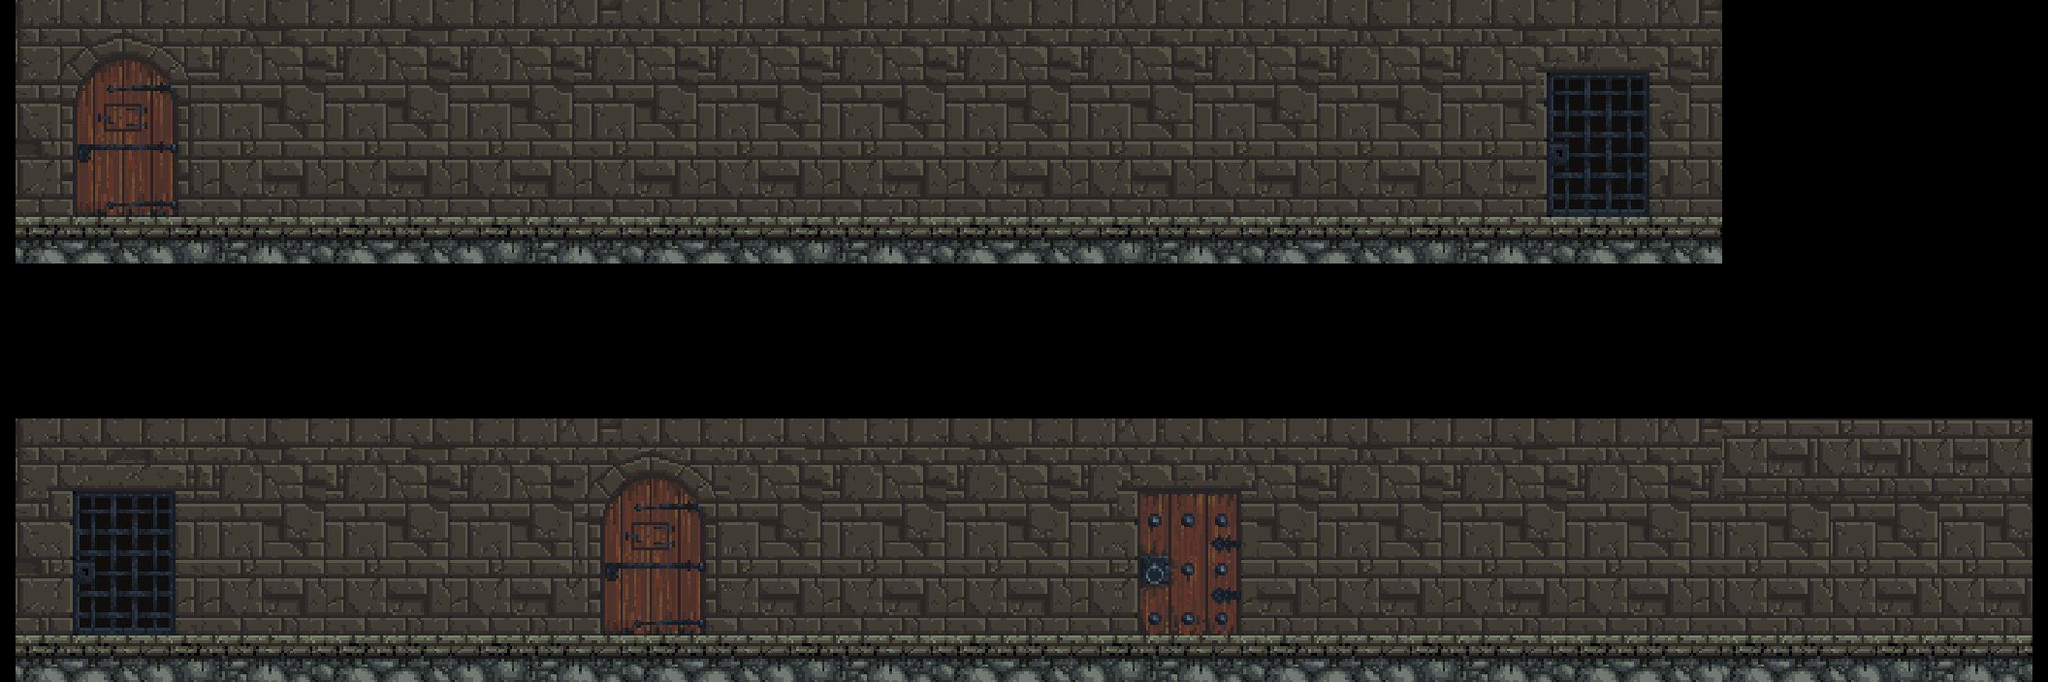

This is a level from a 2D game, rendered from its Tiled map with the project's own tilesets. A one-line summary and the map file follow, with tile-layer data summarised:
An orthogonal 132x44 tile map with 16x16 px tiles, 5 tile layers (background, ground, door-area, door-level, ...) and 12 objects.

<map version="1.2" tiledversion="1.3.0" orientation="orthogonal" renderorder="right-down" compressionlevel="0" width="132" height="44" tilewidth="16" tileheight="16" infinite="0" nextlayerid="36" nextobjectid="39">
 <tileset firstgid="1" source="../../World/Dungeon-Door.tsx" />
 <layer id="20" name="background" width="132" height="44">
  <data>[5808 cells, 3144 non-empty, 210 distinct tile ids]</data>
 </layer>
 <layer id="24" name="ground" width="132" height="44">
  <data>[5808 cells, 720 non-empty, 120 distinct tile ids]</data>
 </layer>
 <layer id="18" name="door-area" width="132" height="44">
  <data>[5808 cells, 201 non-empty, 121 distinct tile ids]</data>
 </layer>
 <layer id="25" name="door-level" width="132" height="44">
  <data>[5808 cells, 240 non-empty, 120 distinct tile ids]</data>
 </layer>
 <layer id="32" name="door-hide" width="132" height="44">
  <data>[5808 cells, 90 non-empty, 90 distinct tile ids]</data>
 </layer>
 <objectgroup id="26" name="ground-object">
  <object id="12" x="16" y="224" width="1760" height="48" />
  <object id="24" x="16" y="656" width="2080" height="48" />
 </objectgroup>
 <objectgroup id="34" name="door-hide-object_area2">
  <object id="34" x="1168" y="496" width="112" height="160" />
 </objectgroup>
 <objectgroup id="31" name="door-level-object_area2">
  <object id="31" x="608" y="480" width="128" height="176" />
 </objectgroup>
 <objectgroup id="27" name="chest-object_area1">
  <object id="14" x="920.667" y="164.333" width="68" height="59" />
 </objectgroup>
 <objectgroup id="35" name="chest-object_area2">
  <object id="35" x="1872" y="592" width="68" height="59" />
 </objectgroup>
 <objectgroup id="28" name="door-area-object_area1">
  <object id="15" x="1584" y="64" width="128" height="160" />
  <object id="36" x="1584" y="64" width="128" height="160">
   <properties>
    <property name="Next Area" type="float" value="0" />
   </properties>
  </object>
 </objectgroup>
 <objectgroup id="30" name="door-area-object_area2">
  <object id="30" x="64" y="496" width="128" height="160" />
 </objectgroup>
 <objectgroup id="29" name="wall-object">
  <object id="25" x="0" y="0" width="16" height="704" />
  <object id="26" x="1776" y="0" width="32" height="272" />
  <object id="27" x="2096" y="416" width="16" height="288" />
 </objectgroup>
</map>
